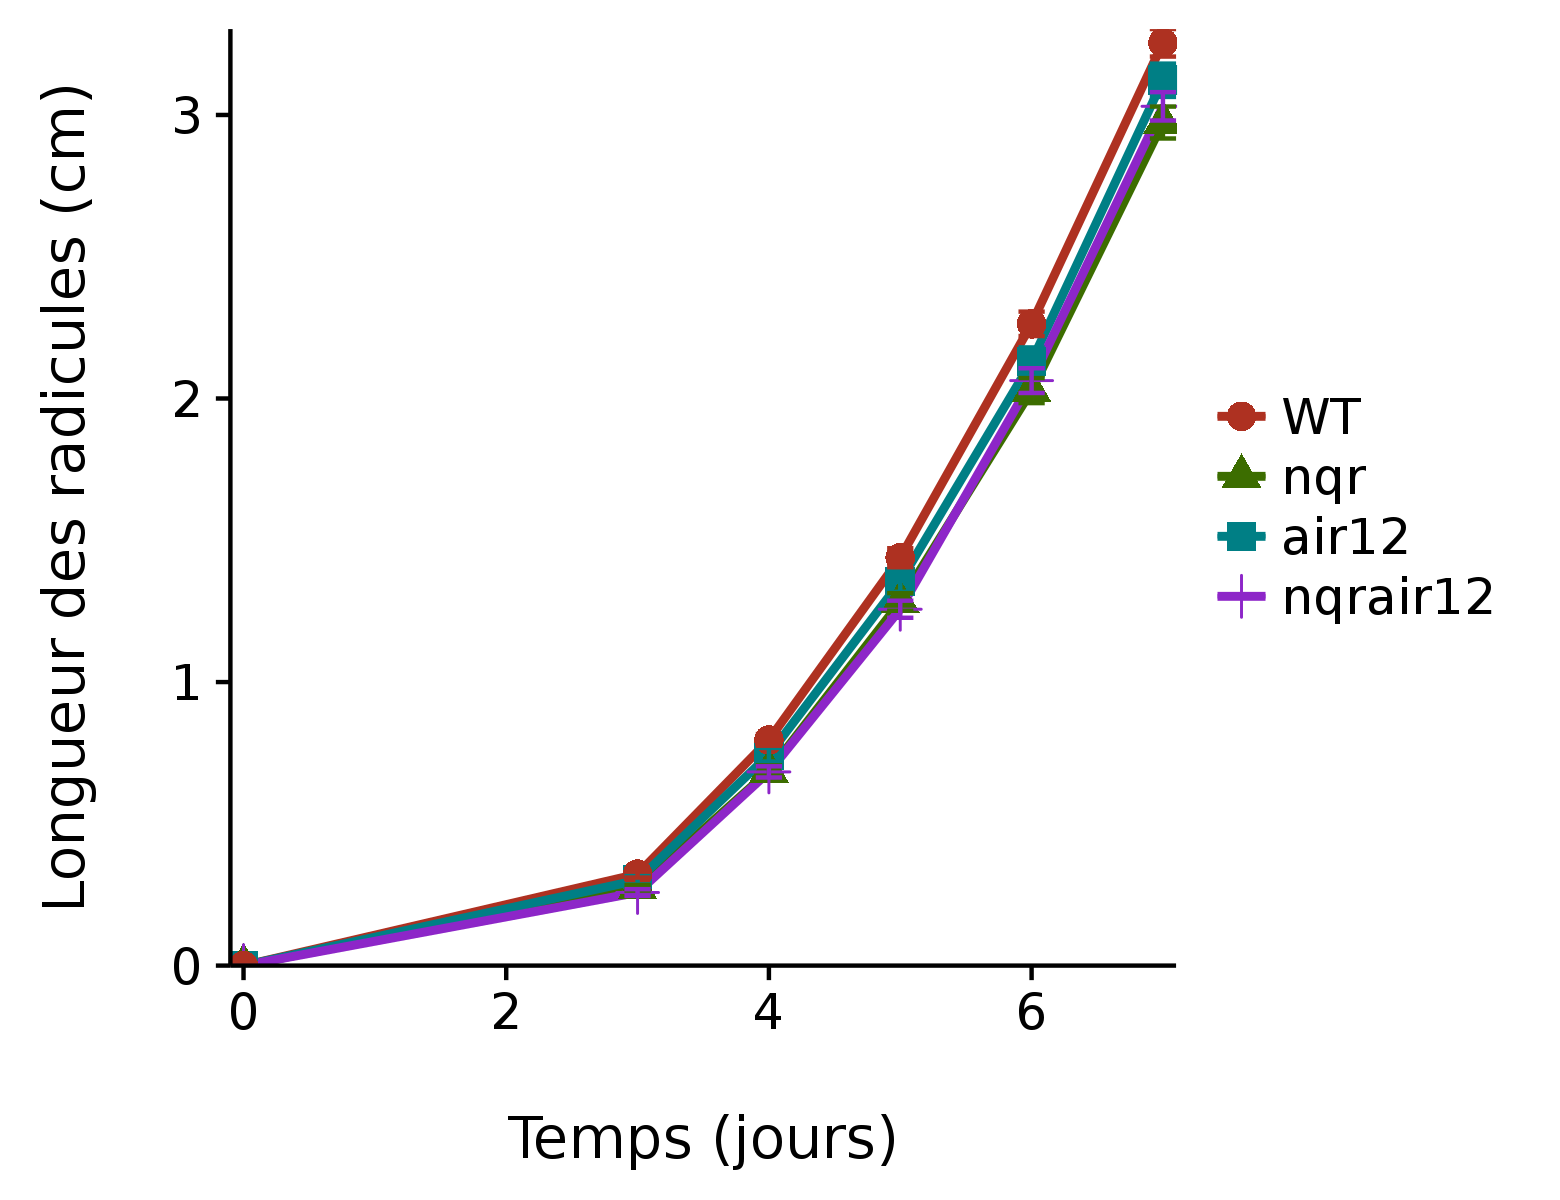

This figure's R source:
rm(list = ls())
graphics.off()

library(ggplot2)
library(cowplot)
library(reshape)

data <- read.csv("radicules_Ler.csv", header = TRUE)
data <- melt(data, id = c("genotype"))

mean <- aggregate(data$value, list(data$genotype, data$variable), mean)

StandErr <- function(x){
  return(sd(x) / sqrt(length(x)))
}
se <- aggregate(data$value, list(data$genotype, data$variable), StandErr)

result <- cbind(mean, se[,3])
result[,2] <- NULL
result$temps <- c(rep(0,4), rep(3,4), rep(4,4), rep(5,4), rep(6,4), rep(7,4))
colnames(result) <- c("genotype", "moyenne", "se", "temps")
result$genotype <- factor(result$genotype, levels = (c("WT", "nqr", "air12","nqrair12")))

g <- ggplot(result, aes(temps, moyenne, 
                        group = genotype,
                        fill = genotype)) +
  geom_line(aes(colour = genotype, 
                group = genotype), size = 1) +
  geom_point(data = result, 
             aes(colour = genotype, 
                 group = genotype,
                 shape = genotype), size = 3) +
  scale_colour_hue(l = 40, c = 100) +
  scale_x_continuous(name = "\nTemps (jours)",
                     expand = c(0,0)) +
  scale_y_continuous(name = "Longueur des radicules (cm)\n",
                     expand = c(0,0)) +
  theme(legend.title = element_blank())+
  geom_errorbar(aes(ymin = result$moyenne - result$se, 
                    ymax = result$moyenne + result$se,
                    colour = genotype,
                    group = genotype), 
                width = 0.2)
save_plot("radicules_Ler.png", g, base_aspect_ratio = 1.3)
